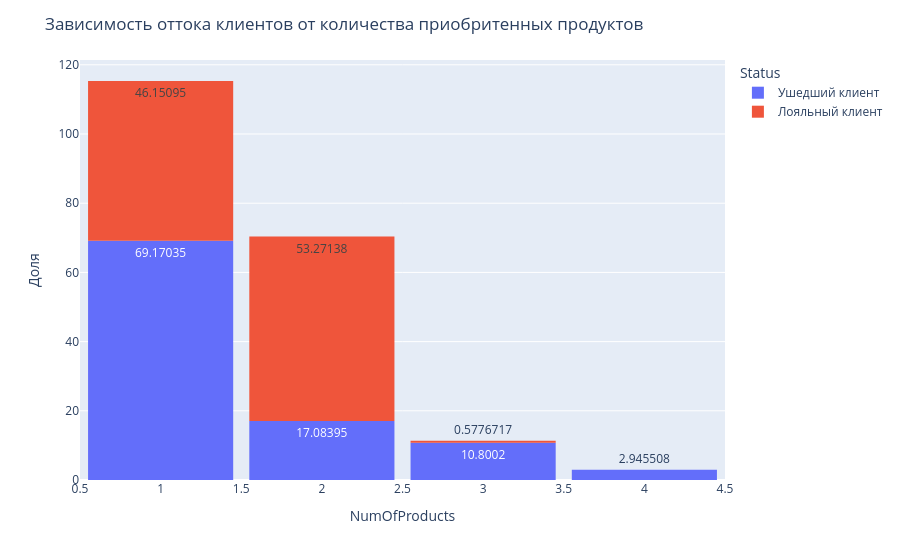

Source (notebook cell):
### Code cell
#9.7. Как отток клиентов зависит от числа приобретённых у банка услуг?
# Для ответа на этот вопрос постройте многоуровневую столбчатую диаграмму.
fig = px.histogram(churn_data, 
                   x='NumOfProducts', 
                   histnorm='percent',
                   text_auto=True,
                   color ='Status',
                   )
fig.update_layout(bargap=0.1)

fig.update_layout(
    title_text='Зависимость оттока клиентов от количества приобритенных продуктов',
    yaxis_title_text='Доля'
 )

#Выводы: Большая часть, почти 70%, ушедших клиентов останавливались на 1 продукте банка.
# Для лояльных клиентов характерно иметь 2 (50%) или 1 (46%) продукт, больше 2-х продуктов брали зачастую только ушедшие клиенты.

### Figure 1 — Plotly figure (JSON) as saved in the notebook; plotly's stock layout.template omitted (floating-point values rounded to 4 significant figures; data arrays with more than 128 entries replaced by an {"elided": "..."} marker saying what was removed)
{"data": [{"alignmentgroup": "True", "bingroup": "x", "histnorm": "percent", "hovertemplate": "Status=Ушедший клиент<br>NumOfProducts=%{x}<br>percent=%{y}<extra></extra>", "legendgroup": "Ушедший клиент", "marker": {"color": "#636efa", "pattern": {"shape": ""}}, "name": "Ушедший клиент", "offsetgroup": "Ушедший клиент", "orientation": "v", "showlegend": true, "texttemplate": "%{value}", "type": "histogram", "x": {"elided": "2037 int values"}, "xaxis": "x", "yaxis": "y"}, {"alignmentgroup": "True", "bingroup": "x", "histnorm": "percent", "hovertemplate": "Status=Лояльный клиент<br>NumOfProducts=%{x}<br>percent=%{y}<extra></extra>", "legendgroup": "Лояльный клиент", "marker": {"color": "#EF553B", "pattern": {"shape": ""}}, "name": "Лояльный клиент", "offsetgroup": "Лояльный клиент", "orientation": "v", "showlegend": true, "texttemplate": "%{value}", "type": "histogram", "x": {"elided": "7963 int values"}, "xaxis": "x", "yaxis": "y"}], "layout": {"bargap": 0.1, "barmode": "relative", "legend": {"title": {"text": "Status"}, "tracegroupgap": 0}, "margin": {"t": 60}, "title": {"text": "Зависимость оттока клиентов от количества приобритенных продуктов"}, "xaxis": {"anchor": "y", "domain": [0, 1], "title": {"text": "NumOfProducts"}}, "yaxis": {"anchor": "x", "domain": [0, 1], "title": {"text": "Доля"}}}}
